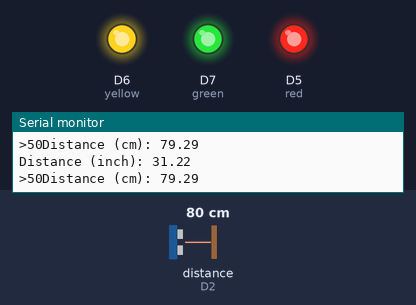
The sketch below on a simulated ESP8266 (NodeMCU). Parts: output pins drawn as LEDs (lit = HIGH), the last lines printed to the serial monitor. Wiring (inferred from the names in the program): ultrasonic range finder: trigger D1; echo D2. The test bench sets the inputs (shaded band); at power-on: distance to the obstacle (sensor on D2) 80 cm. The echo pulse lasts 58.3 µs per cm; pins used as bus, display or sensor lines are not drawn.

Above: at 1.2 s.
1.3 s: distance to the obstacle (sensor on D2) set to 32 cm
4.3 s: distance to the obstacle (sensor on D2) set to 27 cm
At 4.7 s:
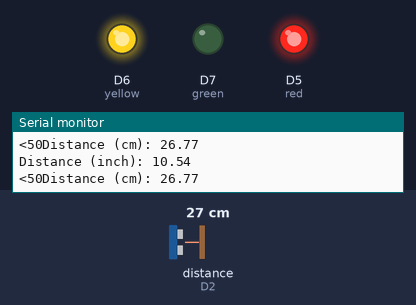
5.8 s: distance to the obstacle (sensor on D2) set to 22 cm
8.8 s: distance to the obstacle (sensor on D2) set to 19 cm
At 9.1 s:
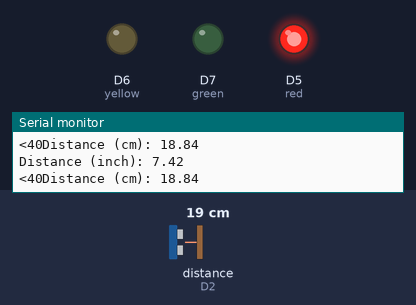
10.3 s: distance to the obstacle (sensor on D2) set to 12 cm
11.8 s: distance to the obstacle (sensor on D2) set to 9 cm
At 13.3 s:
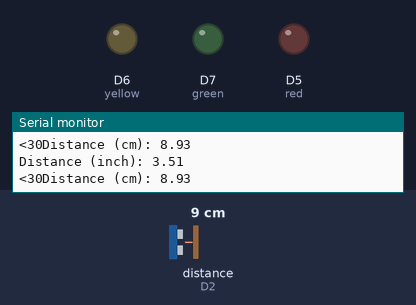
Timing chart, 0 to 14.3 s (numbered marks = the images above; inputs shaded):
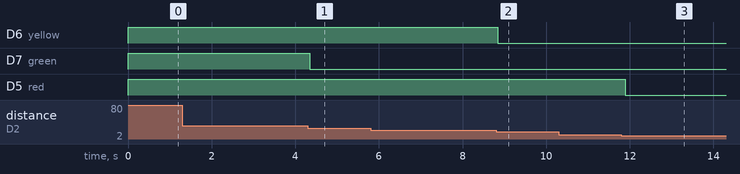

Measured:
- the behaviour switches between 31 and 30 cm on distance to the obstacle (sensor on D2) (found by bisection; images 0 and 1)
- the behaviour switches between 21 and 20 cm on distance to the obstacle (sensor on D2) (found by bisection; images 1 and 2)
- the behaviour switches between 11 and 10 cm on distance to the obstacle (sensor on D2) (found by bisection; images 2 and 3)
- after the input at 4.3 s, D7 (green): HIGH → LOW after 0.05 s
- after the input at 8.8 s, D6 (yellow): HIGH → LOW after 0.05 s
- after the input at 11.8 s, D5 (red): HIGH → LOW after 0.10 s

The sketch:

sketch_jun19b.ino
```cpp
#define trigPin D1
#define echoPin D2

#define SOUND_VELOCITY 0.034
#define CM_TO_INCH 0.393701

long duration;
float distanceCm;
float distanceInch;
const int red = D5, yellow = D6, green = D7;

void setup() {
  Serial.begin(115200); // Starts the serial communication
  pinMode(trigPin, OUTPUT); // Sets the trigPin as an Output
  pinMode(echoPin, INPUT); // Sets the echoPin as an Input
  pinMode(red, OUTPUT);
  pinMode(yellow, OUTPUT);
  pinMode(green, OUTPUT);
}

void loop() {
  // Clears the trigPin
  digitalWrite(trigPin, LOW);
  delayMicroseconds(2);
  // Sets the trigPin on HIGH state for 10 micro seconds
  digitalWrite(trigPin, HIGH);
  delayMicroseconds(10);
  digitalWrite(trigPin, LOW);

  // Reads the echoPin, returns the sound wave travel time in microseconds
  duration = pulseIn(echoPin, HIGH);

  // Calculate the distance
  distanceCm = duration * SOUND_VELOCITY/2;

  // Convert to inches
  distanceInch = distanceCm * CM_TO_INCH;

  // Prints the distance on the Serial Monitor
  Serial.print("Distance (cm): ");
  Serial.println(distanceCm);
  Serial.print("Distance (inch): ");
  Serial.println(distanceInch);

  if(distanceCm > 30){
   digitalWrite(green, HIGH);
   digitalWrite(yellow, HIGH);
   digitalWrite(red, HIGH);
   Serial.print(">50");
  }
  if(distanceCm < 30 && distanceCm > 20){
   digitalWrite(green, LOW);
   digitalWrite(yellow, HIGH);
   digitalWrite(red, HIGH);
   Serial.print("<50");
  }
  if(distanceCm < 20 && distanceCm > 10){
   digitalWrite(green, LOW);
   digitalWrite(yellow, LOW);
   digitalWrite(red, HIGH);
   Serial.print("<40");
  }
  if(distanceCm < 10){
   digitalWrite(green, LOW);
   digitalWrite(yellow, LOW);
   digitalWrite(red, LOW);
   Serial.print("<30");
  }
  delay(100);
}
```
